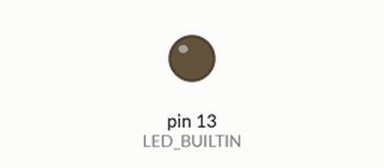
The sketch below on a simulated Arduino Leonardo, built with avr-gcc and run on an emulated ATmega32U4. Parts: output pins drawn as LEDs (lit = HIGH).

Above: at 0.4 s.
At 4.12 s:
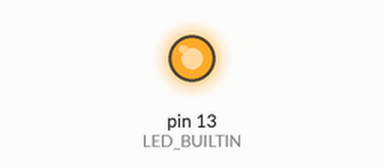
Timing chart, 0 to 5.7 s (numbered marks = the images above):
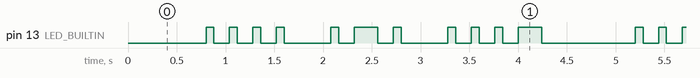

Measured:
- by itself, pin 13 (LED_BUILTIN): moves between LOW and HIGH, repeating every 4.4 s
- by itself, everything shown: repeats every 4.4 s, in 22 steps

The sketch:

morse.ino
```cpp
// placeholder code, just flash 'HRV' in morse code on the builtin LED

char* letters[] = {
".-", "-...", "-.-.", "-..", ".", "..-.", "--.", "....", "..", // A-I
".---", "-.-", ".-..", "--", "-.", "---", ".--.", "--.-", ".-.", // J-R
"...", "-", "..-", "...-", ".--", "-..-", "-.--", "--.." // S-Z
};

char* text = "HRV";
int dotDelay = 80;


void setup() {
	pinMode(LED_BUILTIN, OUTPUT);
	Serial.begin(115200);
}

void loop()
{
	flashMorse(text);
}

void flashMorse(char* txt)
{
	delay(dotDelay * 6);

	int i = 0;
	do
	{
		char c = txt[i];
		if (c >= 'A' && c <= 'Z')
		{
			flashChar( letters[c - 'A']);
		}
		else if (c >= 'a' && c <= 'z')
		{
			flashChar(letters[c - 'a']);
		}
		else if (c == ' ')
		{
			flashChar(" ");
		}
		i++;
	} while (txt[i] != NULL);
}

void flashChar(char* sequence)
{
	delay(dotDelay * 4);

	int i = 0;
	do
	{
		flashDotOrDash(sequence[i]);
		i++;
	} while (sequence[i] != NULL);
}


void flashDotOrDash(char dotOrDash)
{
	if (dotOrDash == '.')
	{
		digitalWrite(LED_BUILTIN, HIGH);
		delay(dotDelay);

		digitalWrite(LED_BUILTIN, LOW);
		delay(dotDelay * 2);
	}
	else if (dotOrDash == '-')
	{
		digitalWrite(LED_BUILTIN, HIGH);
		delay(dotDelay * 3);

		digitalWrite(LED_BUILTIN, LOW);
		delay(dotDelay * 2);
	}
	else if (dotOrDash == ' ')
	{
		//digitalWrite(LED_BUILTIN, LOW);
		delay(dotDelay * 3);
	}

}
```
